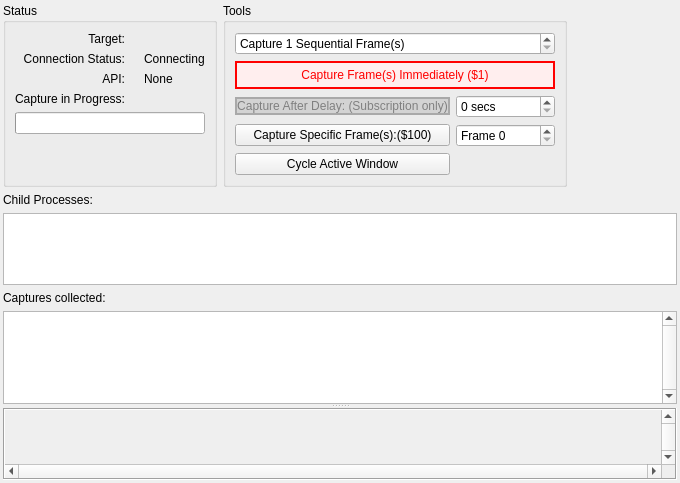
<?xml version="1.0" encoding="UTF-8"?>
<ui version="4.0">
 <class>LiveCapture</class>
 <widget class="QFrame" name="LiveCapture">
  <property name="geometry">
   <rect>
    <x>0</x>
    <y>0</y>
    <width>680</width>
    <height>483</height>
   </rect>
  </property>
  <property name="windowTitle">
   <string>Connecting...</string>
  </property>
  <layout class="QVBoxLayout" name="mainLayout">
   <property name="leftMargin">
    <number>3</number>
   </property>
   <property name="topMargin">
    <number>3</number>
   </property>
   <property name="rightMargin">
    <number>3</number>
   </property>
   <property name="bottomMargin">
    <number>3</number>
   </property>
   <item>
    <widget class="QFrame" name="frame_3">
     <property name="sizePolicy">
      <sizepolicy hsizetype="Preferred" vsizetype="Maximum">
       <horstretch>0</horstretch>
       <verstretch>0</verstretch>
      </sizepolicy>
     </property>
     <layout class="QHBoxLayout" name="horizontalLayout">
      <property name="leftMargin">
       <number>0</number>
      </property>
      <property name="topMargin">
       <number>0</number>
      </property>
      <property name="rightMargin">
       <number>0</number>
      </property>
      <property name="bottomMargin">
       <number>0</number>
      </property>
      <item>
       <widget class="QGroupBox" name="statusGroup">
        <property name="title">
         <string>Status</string>
        </property>
        <layout class="QGridLayout" name="gridLayout_2">
         <item row="0" column="0">
          <widget class="QLabel" name="label">
           <property name="text">
            <string>Target:</string>
           </property>
           <property name="alignment">
            <set>Qt::AlignmentFlag::AlignRight|Qt::AlignmentFlag::AlignTrailing|Qt::AlignmentFlag::AlignVCenter</set>
           </property>
          </widget>
         </item>
         <item row="0" column="2">
          <widget class="QLabel" name="target">
           <property name="text">
            <string/>
           </property>
          </widget>
         </item>
         <item row="1" column="0">
          <widget class="QLabel" name="connectionStatusLabel">
           <property name="text">
            <string>Connection Status:</string>
           </property>
           <property name="alignment">
            <set>Qt::AlignmentFlag::AlignRight|Qt::AlignmentFlag::AlignTrailing|Qt::AlignmentFlag::AlignVCenter</set>
           </property>
          </widget>
         </item>
         <item row="1" column="1">
          <widget class="QLabel" name="connectionIcon">
           <property name="sizePolicy">
            <sizepolicy hsizetype="Fixed" vsizetype="Preferred">
             <horstretch>0</horstretch>
             <verstretch>0</verstretch>
            </sizepolicy>
           </property>
           <property name="text">
            <string/>
           </property>
           <property name="pixmap">
            <pixmap resource="../../Resources/resources.qrc">:/hourglass.png</pixmap>
           </property>
          </widget>
         </item>
         <item row="1" column="2">
          <widget class="QLabel" name="connectionStatus">
           <property name="text">
            <string>Connecting</string>
           </property>
          </widget>
         </item>
         <item row="2" column="0">
          <widget class="QLabel" name="apiStatusLabel">
           <property name="text">
            <string>API:</string>
           </property>
           <property name="alignment">
            <set>Qt::AlignmentFlag::AlignRight|Qt::AlignmentFlag::AlignTop|Qt::AlignmentFlag::AlignTrailing</set>
           </property>
          </widget>
         </item>
         <item row="2" column="1">
          <widget class="RDLabel" name="apiIcon">
           <property name="sizePolicy">
            <sizepolicy hsizetype="Fixed" vsizetype="Preferred">
             <horstretch>0</horstretch>
             <verstretch>0</verstretch>
            </sizepolicy>
           </property>
           <property name="cursor">
            <cursorShape>PointingHandCursor</cursorShape>
           </property>
           <property name="toolTip">
            <string>&lt;p&gt;An API in use is not presenting to a window. This commonly means the API rendering is happening to off-screen targets and either nothing is displayed, or the results are displayed using some other mechanism.&lt;/p&gt;

&lt;p&gt;Without the boundary of a frame, RenderDoc cannot capture by default since it can't tell where to start and stop.&lt;/p&gt;

&lt;p&gt;You can use RenderDoc's In-application API to manually provide markers about where to start and stop the frame capture.&lt;/p&gt;

&lt;p&gt;Click on the icon for more information about this API.&lt;/p&gt;</string>
           </property>
           <property name="pixmap">
            <pixmap resource="../../Resources/resources.qrc">:/information.png</pixmap>
           </property>
          </widget>
         </item>
         <item row="2" column="2">
          <widget class="QLabel" name="apiStatus">
           <property name="text">
            <string>None</string>
           </property>
           <property name="textFormat">
            <enum>Qt::TextFormat::RichText</enum>
           </property>
          </widget>
         </item>
         <item row="3" column="0">
          <widget class="QLabel" name="progressLabel">
           <property name="text">
            <string>Capture in Progress:</string>
           </property>
           <property name="alignment">
            <set>Qt::AlignmentFlag::AlignRight|Qt::AlignmentFlag::AlignTrailing|Qt::AlignmentFlag::AlignVCenter</set>
           </property>
          </widget>
         </item>
         <item row="4" column="0" colspan="3">
          <widget class="QProgressBar" name="progressBar">
           <property name="sizePolicy">
            <sizepolicy hsizetype="Expanding" vsizetype="Fixed">
             <horstretch>0</horstretch>
             <verstretch>0</verstretch>
            </sizepolicy>
           </property>
          </widget>
         </item>
         <item row="5" column="0" colspan="2">
          <spacer name="verticalSpacer_2">
           <property name="orientation">
            <enum>Qt::Orientation::Vertical</enum>
           </property>
           <property name="sizeHint" stdset="0">
            <size>
             <width>0</width>
             <height>0</height>
            </size>
           </property>
          </spacer>
         </item>
        </layout>
       </widget>
      </item>
      <item>
       <widget class="QGroupBox" name="toolsGroup">
        <property name="title">
         <string>Tools</string>
        </property>
        <layout class="QGridLayout" name="gridLayout_3">
         <item row="0" column="0" colspan="2">
          <widget class="QDoubleSpinBox" name="numFrames">
           <property name="minimumSize">
            <size>
             <width>45</width>
             <height>0</height>
            </size>
           </property>
           <property name="prefix">
            <string>Capture </string>
           </property>
           <property name="suffix">
            <string> Sequential Frame(s)</string>
           </property>
           <property name="decimals">
            <number>0</number>
           </property>
           <property name="minimum">
            <double>1.000000000000000</double>
           </property>
           <property name="maximum">
            <double>10.000000000000000</double>
           </property>
           <property name="value">
            <double>1.000000000000000</double>
           </property>
          </widget>
         </item>
         <item row="1" column="0" colspan="2">
          <widget class="QPushButton" name="triggerImmediateCapture">
           <property name="styleSheet">
            <string notr="true">QPushButton {
    background-color: #FFEEEE;
    border: 2px solid red;
    color: red;
    padding: 5px 10px;
}

QPushButton:hover {
    background-color: #FFAAAA; 
}</string>
           </property>
           <property name="text">
            <string>Capture Frame(s) Immediately ($1)</string>
           </property>
          </widget>
         </item>
         <item row="3" column="0">
          <widget class="QPushButton" name="triggerDelayedCapture">
           <property name="styleSheet">
            <string notr="true">QPushButton {
    background-color: #D3D3D3; /* 浅灰色背景 */
    border: 2px solid #A9A9A9; /* 深灰色边框 */
    color: #808080;            /* 灰色字体 */
    cursor: not-allowed;      /* 禁用时显示不可点击的光标 */
}

QPushButton:hover {
    background-color: #D3D3D3; /* 悬停时保持灰色背景 */
    border: 2px solid #A9A9A9; /* 悬停时保持灰色边框 */
    color: #808080;            /* 悬停时保持灰色字体 */
}</string>
           </property>
           <property name="text">
            <string>Capture After Delay: (Subscription only)</string>
           </property>
          </widget>
         </item>
         <item row="3" column="1">
          <widget class="QDoubleSpinBox" name="captureDelay">
           <property name="baseSize">
            <size>
             <width>0</width>
             <height>0</height>
            </size>
           </property>
           <property name="suffix">
            <string> secs</string>
           </property>
           <property name="decimals">
            <number>0</number>
           </property>
           <property name="maximum">
            <double>120.000000000000000</double>
           </property>
           <property name="value">
            <double>0.000000000000000</double>
           </property>
          </widget>
         </item>
         <item row="4" column="0">
          <widget class="QPushButton" name="queueCap">
           <property name="text">
            <string>Capture Specific Frame(s):($100)</string>
           </property>
          </widget>
         </item>
         <item row="4" column="1">
          <widget class="QDoubleSpinBox" name="captureFrame">
           <property name="prefix">
            <string>Frame </string>
           </property>
           <property name="decimals">
            <number>0</number>
           </property>
           <property name="maximum">
            <double>10000.000000000000000</double>
           </property>
          </widget>
         </item>
         <item row="5" column="0" colspan="2">
          <spacer name="verticalSpacer">
           <property name="orientation">
            <enum>Qt::Orientation::Vertical</enum>
           </property>
           <property name="sizeHint" stdset="0">
            <size>
             <width>0</width>
             <height>0</height>
            </size>
           </property>
          </spacer>
         </item>
         <item row="6" column="0">
          <widget class="QPushButton" name="cycleActiveWindow">
           <property name="text">
            <string>Cycle Active Window</string>
           </property>
          </widget>
         </item>
        </layout>
       </widget>
      </item>
      <item>
       <spacer name="horizontalSpacer">
        <property name="orientation">
         <enum>Qt::Orientation::Horizontal</enum>
        </property>
        <property name="sizeHint" stdset="0">
         <size>
          <width>75</width>
          <height>20</height>
         </size>
        </property>
       </spacer>
      </item>
     </layout>
    </widget>
   </item>
   <item>
    <widget class="QLabel" name="childProcessLabel">
     <property name="sizePolicy">
      <sizepolicy hsizetype="Preferred" vsizetype="Fixed">
       <horstretch>0</horstretch>
       <verstretch>0</verstretch>
      </sizepolicy>
     </property>
     <property name="text">
      <string>Child Processes:</string>
     </property>
    </widget>
   </item>
   <item>
    <widget class="QListWidget" name="childProcesses">
     <property name="sizePolicy">
      <sizepolicy hsizetype="Expanding" vsizetype="Preferred">
       <horstretch>0</horstretch>
       <verstretch>0</verstretch>
      </sizepolicy>
     </property>
     <property name="minimumSize">
      <size>
       <width>0</width>
       <height>40</height>
      </size>
     </property>
     <property name="sizeAdjustPolicy">
      <enum>QAbstractScrollArea::SizeAdjustPolicy::AdjustToContents</enum>
     </property>
     <property name="editTriggers">
      <set>QAbstractItemView::EditTrigger::NoEditTriggers</set>
     </property>
     <property name="showDropIndicator" stdset="0">
      <bool>false</bool>
     </property>
     <property name="movement">
      <enum>QListView::Movement::Static</enum>
     </property>
     <property name="resizeMode">
      <enum>QListView::ResizeMode::Adjust</enum>
     </property>
     <property name="spacing">
      <number>15</number>
     </property>
     <property name="viewMode">
      <enum>QListView::ViewMode::IconMode</enum>
     </property>
    </widget>
   </item>
   <item>
    <widget class="QFrame" name="frame_2">
     <property name="frameShape">
      <enum>QFrame::Shape::NoFrame</enum>
     </property>
     <property name="frameShadow">
      <enum>QFrame::Shadow::Plain</enum>
     </property>
     <layout class="QVBoxLayout" name="verticalLayout_3">
      <property name="spacing">
       <number>0</number>
      </property>
      <property name="leftMargin">
       <number>0</number>
      </property>
      <property name="topMargin">
       <number>0</number>
      </property>
      <property name="rightMargin">
       <number>0</number>
      </property>
      <property name="bottomMargin">
       <number>0</number>
      </property>
      <item>
       <widget class="QSplitter" name="previewSplit">
        <property name="orientation">
         <enum>Qt::Orientation::Vertical</enum>
        </property>
        <property name="childrenCollapsible">
         <bool>false</bool>
        </property>
        <widget class="QFrame" name="frame">
         <property name="frameShape">
          <enum>QFrame::Shape::NoFrame</enum>
         </property>
         <property name="frameShadow">
          <enum>QFrame::Shadow::Plain</enum>
         </property>
         <layout class="QVBoxLayout" name="verticalLayout_2">
          <property name="leftMargin">
           <number>0</number>
          </property>
          <property name="topMargin">
           <number>0</number>
          </property>
          <property name="rightMargin">
           <number>0</number>
          </property>
          <property name="bottomMargin">
           <number>0</number>
          </property>
          <item>
           <widget class="QLabel" name="capturesLabel">
            <property name="text">
             <string>Captures collected:</string>
            </property>
           </widget>
          </item>
          <item>
           <widget class="RDListWidget" name="captures">
            <property name="verticalScrollBarPolicy">
             <enum>Qt::ScrollBarPolicy::ScrollBarAlwaysOn</enum>
            </property>
            <property name="horizontalScrollBarPolicy">
             <enum>Qt::ScrollBarPolicy::ScrollBarAlwaysOff</enum>
            </property>
            <property name="sizeAdjustPolicy">
             <enum>QAbstractScrollArea::SizeAdjustPolicy::AdjustToContents</enum>
            </property>
            <property name="editTriggers">
             <set>QAbstractItemView::EditTrigger::EditKeyPressed|QAbstractItemView::EditTrigger::SelectedClicked</set>
            </property>
            <property name="showDropIndicator" stdset="0">
             <bool>false</bool>
            </property>
            <property name="selectionMode">
             <enum>QAbstractItemView::SelectionMode::ExtendedSelection</enum>
            </property>
            <property name="iconSize">
             <size>
              <width>256</width>
              <height>144</height>
             </size>
            </property>
            <property name="verticalScrollMode">
             <enum>QAbstractItemView::ScrollMode::ScrollPerPixel</enum>
            </property>
            <property name="movement">
             <enum>QListView::Movement::Static</enum>
            </property>
            <property name="flow">
             <enum>QListView::Flow::LeftToRight</enum>
            </property>
            <property name="resizeMode">
             <enum>QListView::ResizeMode::Adjust</enum>
            </property>
            <property name="spacing">
             <number>12</number>
            </property>
            <property name="viewMode">
             <enum>QListView::ViewMode::IconMode</enum>
            </property>
            <property name="uniformItemSizes">
             <bool>true</bool>
            </property>
           </widget>
          </item>
         </layout>
        </widget>
        <widget class="QScrollArea" name="previewScroll">
         <property name="sizePolicy">
          <sizepolicy hsizetype="Preferred" vsizetype="Preferred">
           <horstretch>0</horstretch>
           <verstretch>0</verstretch>
          </sizepolicy>
         </property>
         <property name="frameShape">
          <enum>QFrame::Shape::Box</enum>
         </property>
         <property name="verticalScrollBarPolicy">
          <enum>Qt::ScrollBarPolicy::ScrollBarAlwaysOn</enum>
         </property>
         <property name="horizontalScrollBarPolicy">
          <enum>Qt::ScrollBarPolicy::ScrollBarAlwaysOn</enum>
         </property>
         <property name="sizeAdjustPolicy">
          <enum>QAbstractScrollArea::SizeAdjustPolicy::AdjustToContents</enum>
         </property>
         <property name="alignment">
          <set>Qt::AlignmentFlag::AlignLeading|Qt::AlignmentFlag::AlignLeft|Qt::AlignmentFlag::AlignTop</set>
         </property>
         <widget class="RDLabel" name="preview">
          <property name="geometry">
           <rect>
            <x>0</x>
            <y>0</y>
            <width>16</width>
            <height>16</height>
           </rect>
          </property>
          <property name="sizePolicy">
           <sizepolicy hsizetype="Fixed" vsizetype="Fixed">
            <horstretch>0</horstretch>
            <verstretch>0</verstretch>
           </sizepolicy>
          </property>
         </widget>
        </widget>
       </widget>
      </item>
     </layout>
    </widget>
   </item>
  </layout>
 </widget>
 <customwidgets>
  <customwidget>
   <class>RDLabel</class>
   <extends>QLabel</extends>
   <header>Widgets/Extended/RDLabel.h</header>
  </customwidget>
  <customwidget>
   <class>RDListWidget</class>
   <extends>QListWidget</extends>
   <header>Widgets/Extended/RDListWidget.h</header>
  </customwidget>
 </customwidgets>
 <resources>
  <include location="../../Resources/resources.qrc"/>
 </resources>
 <connections/>
</ui>
